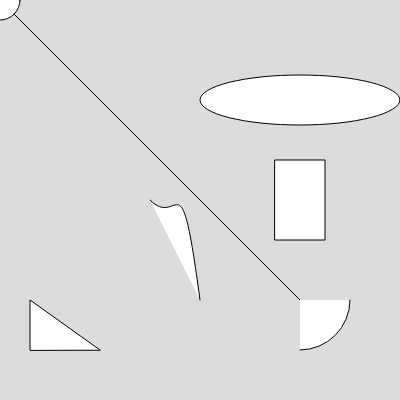
Frame 1 (no input)
Frame 60 (no input): identical to frame 1, image omitted
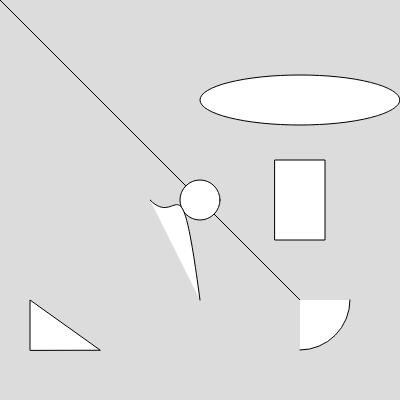
Frame 120 (the mouse pressed at the canvas centre since frame 60)

The p5.js sketch that drew these frames (run headless with seeded random() and noise() and a simulated clock; from frame 60 on, the mouse is pressed at the canvas centre):

// p5.js sketch
// ── sketch.js
function setup() {
  createCanvas(400, 400);
  rectMode(CENTER);
  angleMode(DEGREES);
}

function draw() {
  background(220);
  
  line(0,0,300,300);
  circle(mouseX,mouseY,40);
  ellipse(300,100,200,50);
  rect(300,200,50,80);
  arc(300,300,100,100,0,90);
  triangle(30,350,30,300,100,350);
  bezier(150,200,180,230,180,150,200,300);
}
